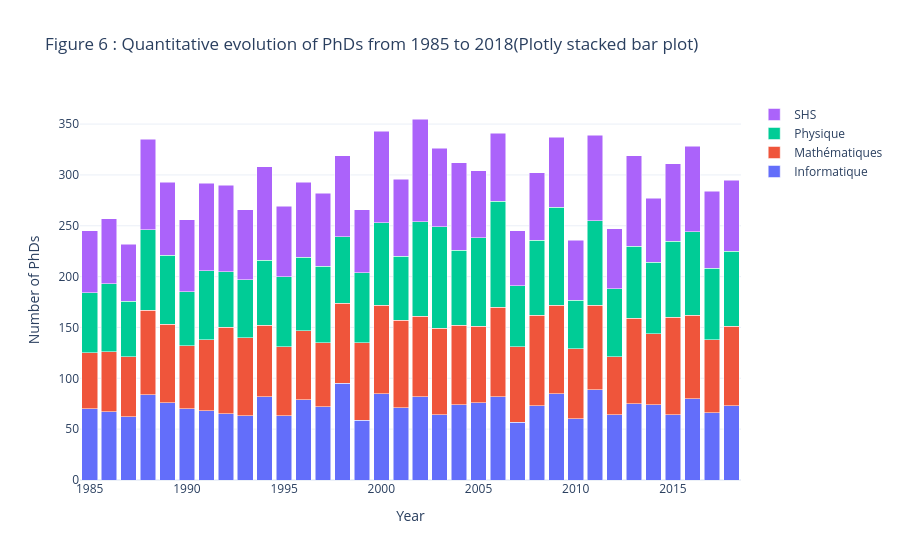

Write notebook code for a chart like this one.
### Code cell
# WITH PLOTLY

# Create the figure
fig = go.Figure()

# Loop through each discipline and add a bar trace
for discipline in pivot_data.columns:
    fig.add_trace(
        go.Bar(
            x=pivot_data.index,
            y=pivot_data[discipline],
            name=discipline
        )
    )

# Customize the layout
fig.update_layout(
    title='Figure 6 : Quantitative evolution of PhDs from 1985 to 2018(Plotly stacked bar plot)',
    xaxis_title='Year',
    yaxis_title='Number of PhDs',
    barmode='stack',
    template='plotly_white'
)

plt.savefig('Figure6_quantitative_evolution_of_phds_from_1985_to_2018_(Plotly_stacked_bar_plot).png', dpi=300)

# Show the plot
fig.show()

### Figure 1 — Plotly figure (JSON) as saved in the notebook; plotly's stock layout.template omitted (floating-point values rounded to 4 significant figures)
{"data": [{"name": "Informatique", "type": "bar", "x": [1985, 1986, 1987, 1988, 1989, 1990, 1991, 1992, 1993, 1994, 1995, 1996, 1997, 1998, 1999, 2000, 2001, 2002, 2003, 2004, 2005, 2006, 2007, 2008, 2009, 2010, 2011, 2012, 2013, 2014, 2015, 2016, 2017, 2018], "y": [70, 67, 62, 84, 76, 70, 68, 65, 63, 82, 63, 79, 72, 95, 59, 85, 71, 82, 64, 74, 76, 82, 57, 73, 85, 60, 89, 64, 75, 74, 64, 80, 66, 73]}, {"name": "Mathématiques", "type": "bar", "x": [1985, 1986, 1987, 1988, 1989, 1990, 1991, 1992, 1993, 1994, 1995, 1996, 1997, 1998, 1999, 2000, 2001, 2002, 2003, 2004, 2005, 2006, 2007, 2008, 2009, 2010, 2011, 2012, 2013, 2014, 2015, 2016, 2017, 2018], "y": [55, 59, 59, 83, 77, 62, 70, 85, 77, 70, 68, 68, 63, 79, 76, 87, 86, 79, 85, 78, 75, 88, 74, 89, 87, 69, 83, 57, 84, 70, 96, 82, 72, 78]}, {"name": "Physique", "type": "bar", "x": [1985, 1986, 1987, 1988, 1989, 1990, 1991, 1992, 1993, 1994, 1995, 1996, 1997, 1998, 1999, 2000, 2001, 2002, 2003, 2004, 2005, 2006, 2007, 2008, 2009, 2010, 2011, 2012, 2013, 2014, 2015, 2016, 2017, 2018], "y": [59, 67, 55, 79, 68, 53, 68, 55, 57, 64, 69, 72, 75, 65, 69, 81, 63, 93, 100, 74, 87, 104, 60, 74, 96, 48, 83, 67, 71, 70, 75, 82, 70, 74]}, {"name": "SHS", "type": "bar", "x": [1985, 1986, 1987, 1988, 1989, 1990, 1991, 1992, 1993, 1994, 1995, 1996, 1997, 1998, 1999, 2000, 2001, 2002, 2003, 2004, 2005, 2006, 2007, 2008, 2009, 2010, 2011, 2012, 2013, 2014, 2015, 2016, 2017, 2018], "y": [61, 64, 56, 89, 72, 71, 86, 85, 69, 92, 69, 74, 72, 80, 62, 90, 76, 101, 77, 86, 66, 67, 54, 66, 69, 59, 84, 59, 89, 63, 76, 84, 76, 70]}], "layout": {"barmode": "stack", "title": {"text": "Figure 6 : Quantitative evolution of PhDs from 1985 to 2018(Plotly stacked bar plot)"}, "xaxis": {"title": {"text": "Year"}}, "yaxis": {"title": {"text": "Number of PhDs"}}}}
